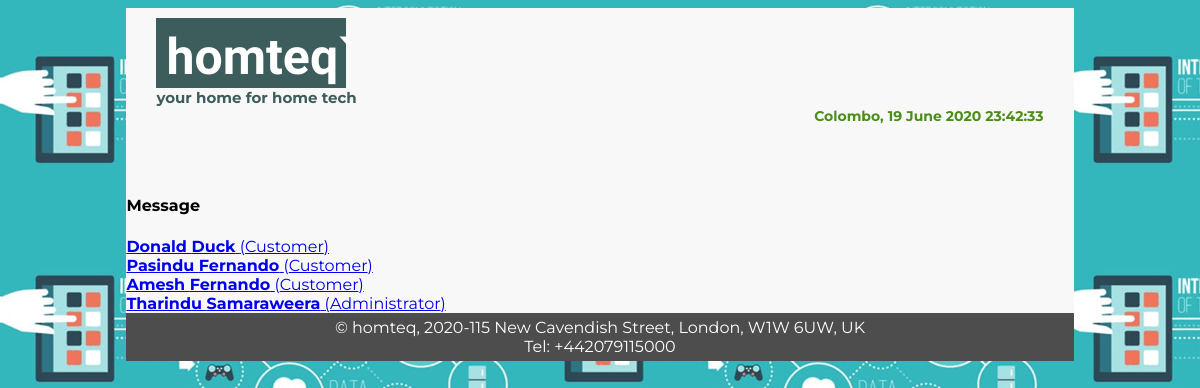
/message.php (signed in), run on the app's committed database.
### tables this page shows
CREATE TABLE `users` (
  `userId` int(4) NOT NULL,
  `userType` varchar(1) NOT NULL,
  `userFName` varchar(50) NOT NULL,
  `userSName` varchar(50) NOT NULL,
  `userAddress` varchar(50) NOT NULL,
  `userPostCode` varchar(50) NOT NULL,
  `userTelNo` varchar(50) NOT NULL,
  `userEmail` varchar(50) NOT NULL,
  `userPassword` varchar(50) NOT NULL
);

### message.php (the view, shortened to what this page needs)
<?php
    $pagename="Message";
    echo "<link rel=stylesheet type=text/css href=mystylesheet.css>";
    echo "<body>";
    include ("detectlogin.php");
    echo "<h4>".$pagename."</h4>";
    $SQL2="select userId,userFName,userSName,userType from users";
    $exeSQL2=mysqli_query($GLOBALS['conn'], $SQL2) or die (mysqli_error());
    while($arrayd=mysqli_fetch_array($exeSQL2)){
        if($arrayd['userType']=="A"){
            $type="Administrator";
        }else if($arrayd['userType']=="C"){
            $type="Customer";
        }
        echo "<a href=message_process.php?rid=".$arrayd['userId'].">";
        echo "<b>".$arrayd['userFName']." ". $arrayd['userSName']."</b> (".$type.")<br>";
        echo "</a>";
    }
    echo "</body>";
?>

### mystylesheet.css (style rules this page uses)
body { background-image: url("background_img.png"); }
#container { margin: 0 auto; width: 80%; background: #F8F8F8; font-family: Montserrat; border-style: None; border-color: #F8F8F8; }
#header { background: #F8F8F8; padding: 10px 30px; }
#header h1 { margin: 0; background:#3d5c5c; color:#ffffff; font-family: Fjalla One; font-size: 50; text-align: left; width: 170; height:50; padding: 10px; }
#header h2 { margin: 0; color: #3d5c5c; font-size: 15; text-align: left; }
#header h3 { margin: 0; color:#4a8d19; font-size: 14; text-align: right; }
#content { clear: left; padding: 20px; }
#footer { background:#4d4d4d; text-align: center; padding: 5px; color: #fff; }

### data on the page
users: userFName "Donald", userSName "Duck", userType "Customer"
users: userFName "Pasindu", userSName "Fernando", userType "Customer"
users: userFName "Amesh", userSName "Fernando", userType "Customer"
users: userFName "Tharindu", userSName "Samaraweera", userType "Administrator"

### other printed values
$pagename "Message"
